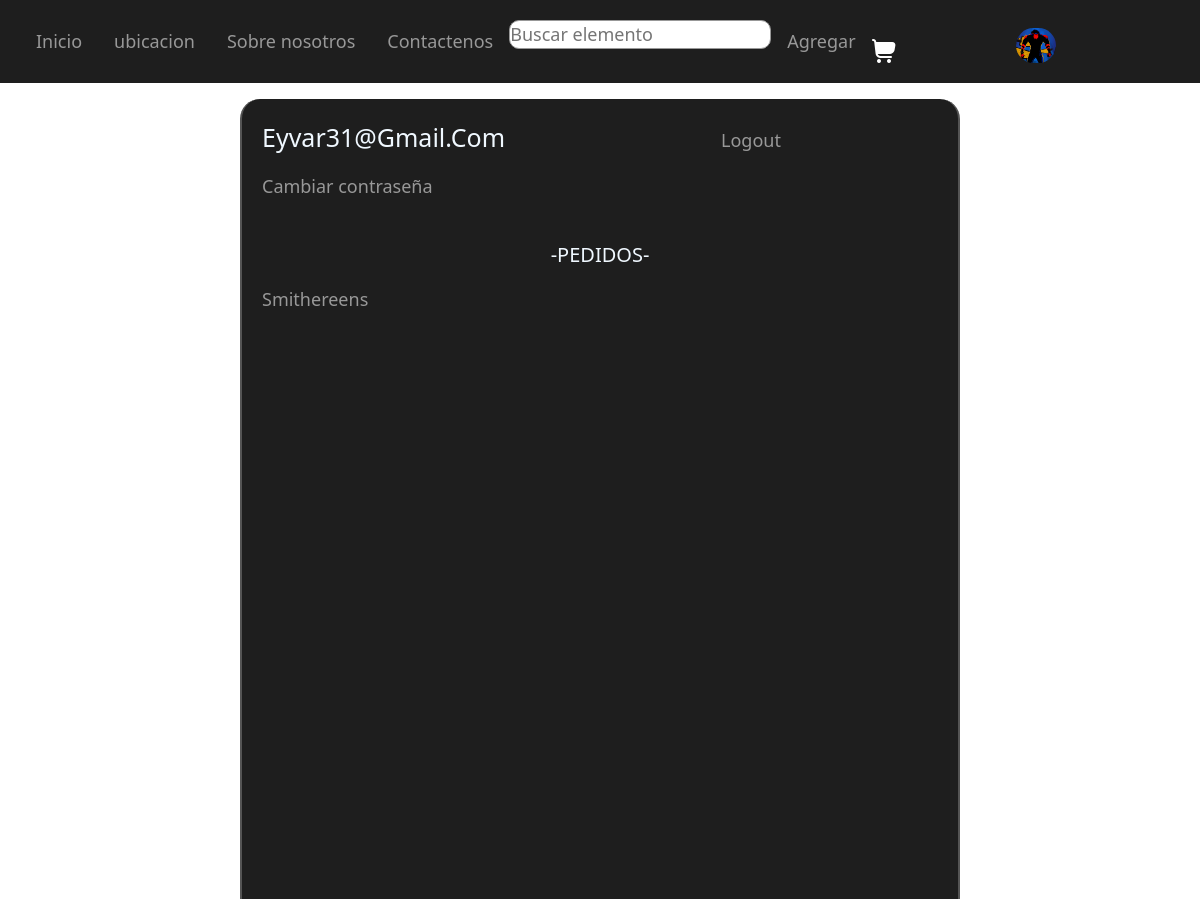
The page /profile/1 (signed in) on the database as committed earlier.
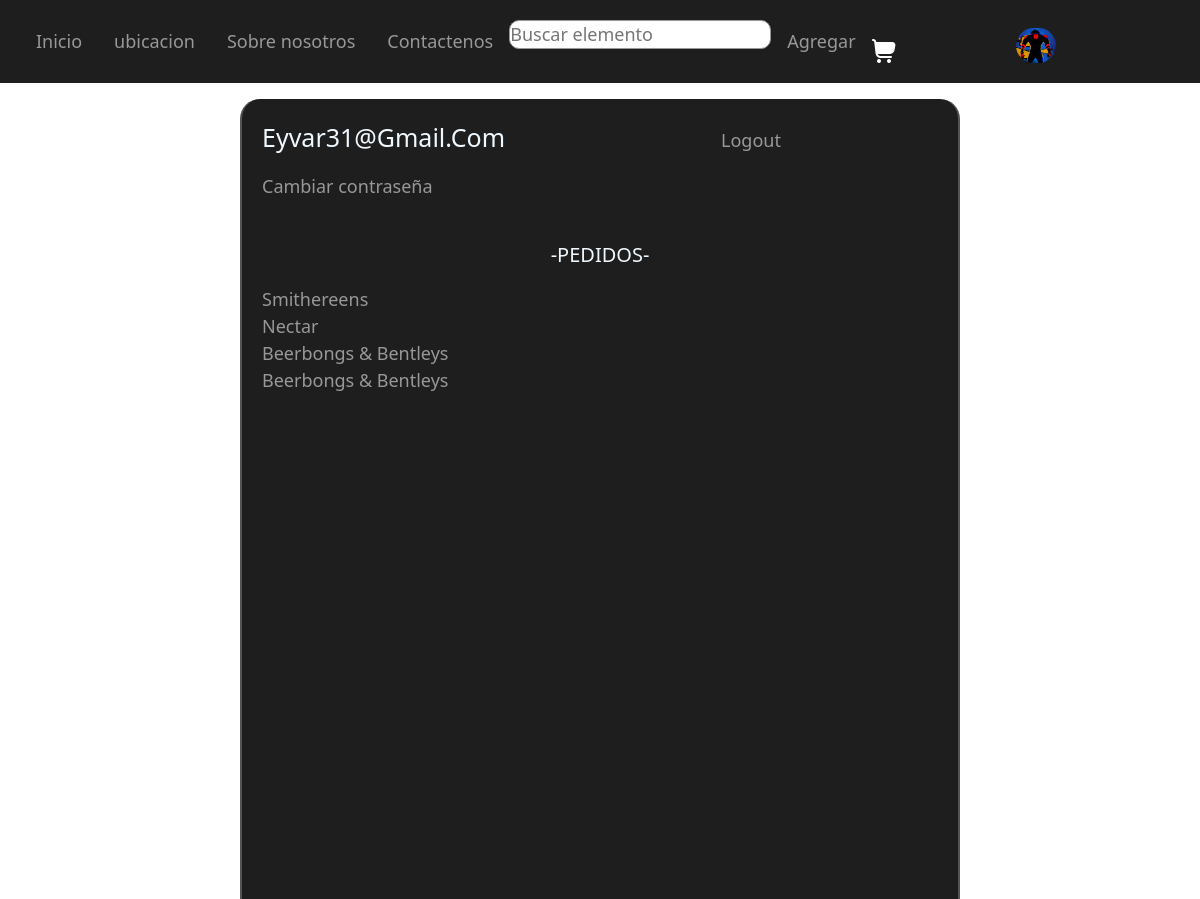
The same page on the database as committed later.
### ecommerce/models.py (models this page shows, shortened)
class car(models.Model):
    host = models.ForeignKey(CustomUser, verbose_name=("host"), on_delete=models.CASCADE)
    product = models.ForeignKey(Product, verbose_name=("Product"), on_delete=models.CASCADE,null=True)
    carprice = models.DecimalField(("Price"), max_digits=5, decimal_places=2,null=True,default=1)
    caramount = models.PositiveIntegerField(("Cantidad"), default=1)
    created = models.DateTimeField(("Creacion"),auto_now_add=True,null=True)
    updated = models.DateTimeField(("Comentario actualizado"),auto_now=True)
    class Meta:
        ordering =  ['-updated','-created',]

class Product(models.Model):
    categorie = models.ManyToManyField(Genre, verbose_name=("Genero"),null=True,default=None)
    artist = models.CharField(("Artista"), max_length=50,null=True)
    name = models.CharField(("Nombre"), max_length=50,null=True)
    price = models.DecimalField(("Precio"), max_digits=5, decimal_places=2,null=True)
    image = models.ImageField(("Imagen"), upload_to='static/media', height_field=None, width_field=None, max_length=None,null=True)
    duration = models.DecimalField(("Duracion"), max_digits=5, decimal_places=2,null=True,default=00)
    releasedate = models.DateField(("Fecha lanzado"), auto_now=False, auto_now_add=False,null=True)
    amount = models.PositiveIntegerField(("Cantidad"), default=1)
    cal = models.IntegerField(("Calificacion"),validators=[MinValueValidator(1), MaxValueValidator(5)],default=1)
    def __str__(self) -> str:
        return self.name

### ecommerce/views.py (the view)
# urls.py: path('profile/<str:pk>',views.profile,name='profile'),
def profile(request,pk):
    user = CustomUser.objects.get(id = pk)
    carinuser = car.objects.all()
    userproducts = user.car_set.all()
    context = {
        'user':user,
        'carinuser':carinuser,
        'userproducts':userproducts,
    }
    return render(request,'users/profile.html',context)

### ecommerce/templates/users/profile.html
{%extends 'base.html' %}
{%block content%}
<div class="containerprofile">
    <div class="containerprofile__user">
        <p class="text-capitalize">{{user}}</p>
        {%if request.user.id == user.id%}
        <a class="nav-link"  href="{%url 'LogoutUser' %}">Logout</a>
        {%endif%}
    </div>
    {%if request.user.id == user.id%}
    <a href="{%url 'password_reset' %}">Cambiar contraseña</a>
    {%endif%}
    <p class="pedidos text-uppercase">-PEDIDOS-</p>
    {%for userproduct in userproducts%}
    <a class="pedidos__items" src="#">
        {{userproduct.product}}
    </a>
    {%endfor%}
</div>
{%endblock%}

Rows that differ between the two databases and show on the page:
added car: product "Nectar"
added car: product "Beerbongs & Bentleys"
added car: product "Beerbongs & Bentleys"
